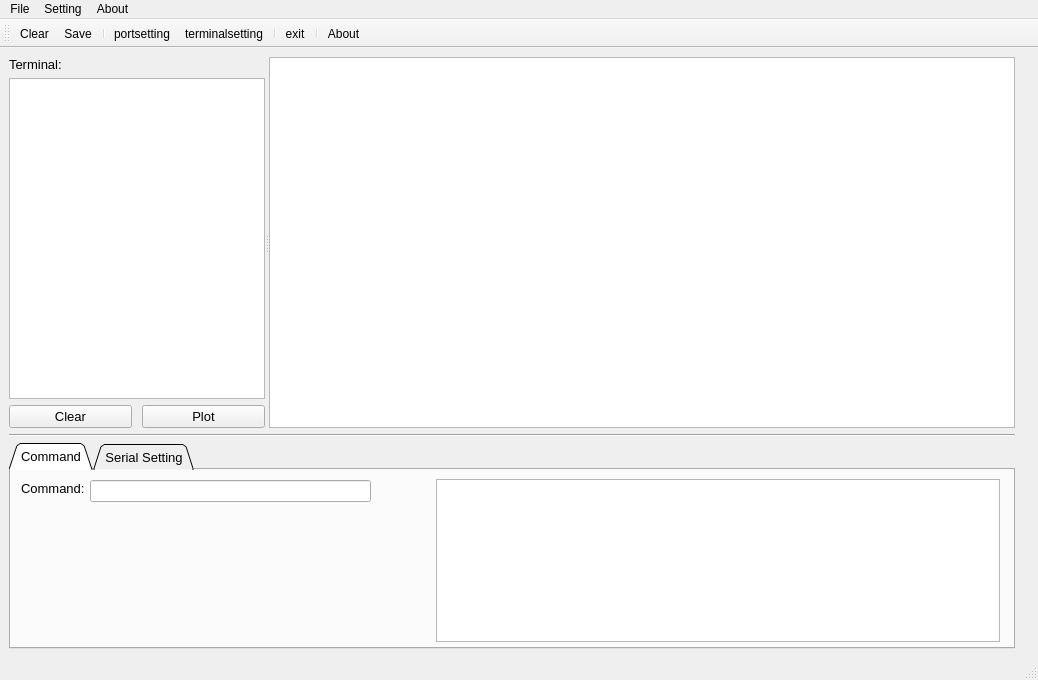
<?xml version="1.0" encoding="UTF-8"?>
<ui version="4.0">
 <class>MainWindow</class>
 <widget class="QMainWindow" name="MainWindow">
  <property name="geometry">
   <rect>
    <x>0</x>
    <y>0</y>
    <width>1038</width>
    <height>680</height>
   </rect>
  </property>
  <property name="sizePolicy">
   <sizepolicy hsizetype="Expanding" vsizetype="Expanding">
    <horstretch>0</horstretch>
    <verstretch>0</verstretch>
   </sizepolicy>
  </property>
  <property name="windowTitle">
   <string>PyDataLogger V1.0 -KKU-BIMSRL</string>
  </property>
  <widget class="QWidget" name="centralwidget">
   <property name="sizePolicy">
    <sizepolicy hsizetype="Expanding" vsizetype="Expanding">
     <horstretch>0</horstretch>
     <verstretch>0</verstretch>
    </sizepolicy>
   </property>
   <property name="minimumSize">
    <size>
     <width>0</width>
     <height>0</height>
    </size>
   </property>
   <property name="maximumSize">
    <size>
     <width>1024</width>
     <height>768</height>
    </size>
   </property>
   <layout class="QGridLayout" name="gridLayout">
    <item row="0" column="0">
     <layout class="QVBoxLayout" name="verticalLayout_2">
      <item>
       <widget class="QSplitter" name="splitter">
        <property name="minimumSize">
         <size>
          <width>1004</width>
          <height>367</height>
         </size>
        </property>
        <property name="orientation">
         <enum>Qt::Horizontal</enum>
        </property>
        <widget class="QWidget" name="layoutWidget">
         <layout class="QVBoxLayout" name="verticalLayout">
          <item>
           <widget class="QLabel" name="label">
            <property name="font">
             <font>
              <family>Tahoma</family>
              <pointsize>10</pointsize>
             </font>
            </property>
            <property name="text">
             <string>Terminal:</string>
            </property>
           </widget>
          </item>
          <item>
           <widget class="QTextEdit" name="textEditTerminal">
            <property name="enabled">
             <bool>true</bool>
            </property>
            <property name="sizePolicy">
             <sizepolicy hsizetype="Expanding" vsizetype="Expanding">
              <horstretch>1</horstretch>
              <verstretch>1</verstretch>
             </sizepolicy>
            </property>
            <property name="minimumSize">
             <size>
              <width>256</width>
              <height>315</height>
             </size>
            </property>
           </widget>
          </item>
          <item>
           <layout class="QHBoxLayout" name="horizontalLayout_2">
            <property name="spacing">
             <number>10</number>
            </property>
            <item>
             <widget class="QPushButton" name="btnClear">
              <property name="sizePolicy">
               <sizepolicy hsizetype="Minimum" vsizetype="Fixed">
                <horstretch>0</horstretch>
                <verstretch>0</verstretch>
               </sizepolicy>
              </property>
              <property name="font">
               <font>
                <family>Tahoma</family>
                <pointsize>10</pointsize>
               </font>
              </property>
              <property name="text">
               <string>Clear</string>
              </property>
             </widget>
            </item>
            <item>
             <widget class="QPushButton" name="btnPlot">
              <property name="font">
               <font>
                <family>Tahoma</family>
                <pointsize>10</pointsize>
               </font>
              </property>
              <property name="text">
               <string>Plot</string>
              </property>
             </widget>
            </item>
           </layout>
          </item>
         </layout>
        </widget>
        <widget class="PlotWidget" name="dataView">
         <property name="sizePolicy">
          <sizepolicy hsizetype="Expanding" vsizetype="Expanding">
           <horstretch>5</horstretch>
           <verstretch>5</verstretch>
          </sizepolicy>
         </property>
         <property name="minimumSize">
          <size>
           <width>741</width>
           <height>371</height>
          </size>
         </property>
         <property name="resizeAnchor">
          <enum>QGraphicsView::NoAnchor</enum>
         </property>
        </widget>
       </widget>
      </item>
      <item>
       <widget class="Line" name="line">
        <property name="orientation">
         <enum>Qt::Horizontal</enum>
        </property>
       </widget>
      </item>
      <item>
       <widget class="QTabWidget" name="tabControl">
        <property name="sizePolicy">
         <sizepolicy hsizetype="Expanding" vsizetype="Minimum">
          <horstretch>0</horstretch>
          <verstretch>0</verstretch>
         </sizepolicy>
        </property>
        <property name="minimumSize">
         <size>
          <width>1000</width>
          <height>200</height>
         </size>
        </property>
        <property name="font">
         <font>
          <family>Tahoma</family>
          <pointsize>10</pointsize>
         </font>
        </property>
        <property name="tabShape">
         <enum>QTabWidget::Triangular</enum>
        </property>
        <property name="currentIndex">
         <number>0</number>
        </property>
        <widget class="QWidget" name="tabCmd">
         <attribute name="title">
          <string>Command</string>
         </attribute>
         <widget class="QTextBrowser" name="texCMDtBrowser">
          <property name="geometry">
           <rect>
            <x>425</x>
            <y>9</y>
            <width>564</width>
            <height>163</height>
           </rect>
          </property>
          <property name="sizePolicy">
           <sizepolicy hsizetype="Preferred" vsizetype="Expanding">
            <horstretch>5</horstretch>
            <verstretch>0</verstretch>
           </sizepolicy>
          </property>
         </widget>
         <widget class="QLabel" name="label_2">
          <property name="geometry">
           <rect>
            <x>10</x>
            <y>10</y>
            <width>63</width>
            <height>16</height>
           </rect>
          </property>
          <property name="font">
           <font>
            <family>Tahoma</family>
            <pointsize>10</pointsize>
           </font>
          </property>
          <property name="text">
           <string>Command:</string>
          </property>
          <property name="textFormat">
           <enum>Qt::AutoText</enum>
          </property>
         </widget>
         <widget class="QLineEdit" name="lineEditCMD">
          <property name="geometry">
           <rect>
            <x>79</x>
            <y>10</y>
            <width>281</width>
            <height>22</height>
           </rect>
          </property>
          <property name="sizePolicy">
           <sizepolicy hsizetype="Expanding" vsizetype="Fixed">
            <horstretch>0</horstretch>
            <verstretch>0</verstretch>
           </sizepolicy>
          </property>
          <property name="font">
           <font>
            <family>Tahoma</family>
            <pointsize>10</pointsize>
           </font>
          </property>
         </widget>
        </widget>
        <widget class="QWidget" name="tabSerial">
         <attribute name="title">
          <string>Serial Setting</string>
         </attribute>
         <widget class="QLabel" name="label_6">
          <property name="geometry">
           <rect>
            <x>10</x>
            <y>150</y>
            <width>511</width>
            <height>16</height>
           </rect>
          </property>
          <property name="text">
           <string>Default Serial Port Settings [8-N-1]: (8) data bits, no (N) parity bit, and one (1) stop bit</string>
          </property>
         </widget>
         <widget class="QLabel" name="label_7">
          <property name="geometry">
           <rect>
            <x>420</x>
            <y>20</y>
            <width>561</width>
            <height>71</height>
           </rect>
          </property>
          <property name="text">
           <string>Serial Thread does not initially start. 
 First, click &quot;ReScan&quot;, then &quot;Start&quot; button would be &quot;Enabled&quot;</string>
          </property>
          <property name="textFormat">
           <enum>Qt::AutoText</enum>
          </property>
          <property name="wordWrap">
           <bool>true</bool>
          </property>
         </widget>
         <widget class="QWidget" name="layoutWidget">
          <property name="geometry">
           <rect>
            <x>10</x>
            <y>20</y>
            <width>211</width>
            <height>76</height>
           </rect>
          </property>
          <layout class="QVBoxLayout" name="verticalLayout_3">
           <item>
            <widget class="QLabel" name="label_3">
             <property name="text">
              <string>Serial Ports:</string>
             </property>
            </widget>
           </item>
           <item>
            <widget class="QComboBox" name="cbPorts">
             <property name="currentText" stdset="0">
              <string>COM1</string>
             </property>
             <property name="maxVisibleItems">
              <number>10</number>
             </property>
             <item>
              <property name="text">
               <string>COM1</string>
              </property>
             </item>
            </widget>
           </item>
           <item>
            <widget class="QPushButton" name="btnRescan">
             <property name="text">
              <string>ReScan</string>
             </property>
            </widget>
           </item>
          </layout>
         </widget>
         <widget class="QWidget" name="layoutWidget">
          <property name="geometry">
           <rect>
            <x>230</x>
            <y>20</y>
            <width>161</width>
            <height>46</height>
           </rect>
          </property>
          <layout class="QVBoxLayout" name="verticalLayout_4">
           <item>
            <widget class="QLabel" name="label_4">
             <property name="text">
              <string>Baud Rates:</string>
             </property>
            </widget>
           </item>
           <item>
            <widget class="QComboBox" name="cbBaudrate">
             <property name="currentText" stdset="0">
              <string>115200</string>
             </property>
             <property name="currentIndex">
              <number>7</number>
             </property>
             <item>
              <property name="text">
               <string>1200</string>
              </property>
             </item>
             <item>
              <property name="text">
               <string>2400</string>
              </property>
             </item>
             <item>
              <property name="text">
               <string>4800</string>
              </property>
             </item>
             <item>
              <property name="text">
               <string>9600</string>
              </property>
             </item>
             <item>
              <property name="text">
               <string>19200</string>
              </property>
             </item>
             <item>
              <property name="text">
               <string>38400</string>
              </property>
             </item>
             <item>
              <property name="text">
               <string>57600</string>
              </property>
             </item>
             <item>
              <property name="text">
               <string>115200</string>
              </property>
             </item>
             <item>
              <property name="text">
               <string>230400</string>
              </property>
             </item>
            </widget>
           </item>
          </layout>
         </widget>
         <widget class="QWidget" name="layoutWidget">
          <property name="geometry">
           <rect>
            <x>820</x>
            <y>140</y>
            <width>166</width>
            <height>26</height>
           </rect>
          </property>
          <layout class="QHBoxLayout" name="horizontalLayout_3">
           <item>
            <widget class="QLabel" name="label_5">
             <property name="text">
              <string>Serial Thread:</string>
             </property>
            </widget>
           </item>
           <item>
            <widget class="QPushButton" name="btnSerialStart">
             <property name="enabled">
              <bool>false</bool>
             </property>
             <property name="text">
              <string>Start</string>
             </property>
            </widget>
           </item>
          </layout>
         </widget>
        </widget>
       </widget>
      </item>
     </layout>
    </item>
   </layout>
  </widget>
  <widget class="QMenuBar" name="menubar">
   <property name="geometry">
    <rect>
     <x>0</x>
     <y>0</y>
     <width>1038</width>
     <height>21</height>
    </rect>
   </property>
   <widget class="QMenu" name="menuFile">
    <property name="title">
     <string>File</string>
    </property>
    <addaction name="actionClear"/>
    <addaction name="actionSave"/>
    <addaction name="separator"/>
    <addaction name="actionExit"/>
   </widget>
   <widget class="QMenu" name="menuAbout">
    <property name="title">
     <string>About</string>
    </property>
    <addaction name="actionAbout"/>
   </widget>
   <widget class="QMenu" name="menuSetting">
    <property name="title">
     <string>Setting</string>
    </property>
    <addaction name="actionPortsetting"/>
    <addaction name="actionTerminalsetting"/>
   </widget>
   <addaction name="menuFile"/>
   <addaction name="menuSetting"/>
   <addaction name="menuAbout"/>
  </widget>
  <widget class="QStatusBar" name="statusbar">
   <property name="font">
    <font>
     <family>Tahoma</family>
    </font>
   </property>
  </widget>
  <widget class="QToolBar" name="toolBar">
   <property name="sizePolicy">
    <sizepolicy hsizetype="Preferred" vsizetype="Preferred">
     <horstretch>0</horstretch>
     <verstretch>0</verstretch>
    </sizepolicy>
   </property>
   <property name="windowTitle">
    <string>toolBar</string>
   </property>
   <attribute name="toolBarArea">
    <enum>TopToolBarArea</enum>
   </attribute>
   <attribute name="toolBarBreak">
    <bool>false</bool>
   </attribute>
   <addaction name="actionClear"/>
   <addaction name="actionSave"/>
   <addaction name="separator"/>
   <addaction name="actionPortsetting"/>
   <addaction name="actionTerminalsetting"/>
   <addaction name="separator"/>
   <addaction name="actionExit"/>
   <addaction name="separator"/>
   <addaction name="actionAbout"/>
  </widget>
  <action name="actionClear">
   <property name="icon">
    <iconset resource="PySerialTerminal.qrc">
     <normaloff>:/Icons/icons/edit-clear-3.png</normaloff>:/Icons/icons/edit-clear-3.png</iconset>
   </property>
   <property name="text">
    <string>Clear</string>
   </property>
   <property name="toolTip">
    <string>Clear Terminal screen...</string>
   </property>
   <property name="shortcut">
    <string>Alt+C</string>
   </property>
  </action>
  <action name="actionSave">
   <property name="icon">
    <iconset resource="PySerialTerminal.qrc">
     <normaloff>:/Icons/icons/document-save-5.png</normaloff>:/Icons/icons/document-save-5.png</iconset>
   </property>
   <property name="text">
    <string>Save</string>
   </property>
   <property name="toolTip">
    <string>Save Terminal text as...</string>
   </property>
   <property name="shortcut">
    <string>Alt+S</string>
   </property>
  </action>
  <action name="actionPortsetting">
   <property name="icon">
    <iconset resource="PySerialTerminal.qrc">
     <normaloff>:/Icons/icons/system-run-3.png</normaloff>:/Icons/icons/system-run-3.png</iconset>
   </property>
   <property name="text">
    <string>portsetting</string>
   </property>
   <property name="toolTip">
    <string>Serial port setting...</string>
   </property>
   <property name="shortcut">
    <string>Alt+P</string>
   </property>
  </action>
  <action name="actionTerminalsetting">
   <property name="icon">
    <iconset resource="PySerialTerminal.qrc">
     <normaloff>:/Icons/icons/preferences-system-session-manager.png</normaloff>:/Icons/icons/preferences-system-session-manager.png</iconset>
   </property>
   <property name="text">
    <string>terminalsetting</string>
   </property>
   <property name="toolTip">
    <string>Terminal setting...</string>
   </property>
   <property name="shortcut">
    <string>Alt+T</string>
   </property>
  </action>
  <action name="actionExit">
   <property name="icon">
    <iconset resource="PySerialTerminal.qrc">
     <normaloff>:/Icons/icons/application-exit-2.png</normaloff>:/Icons/icons/application-exit-2.png</iconset>
   </property>
   <property name="text">
    <string>exit</string>
   </property>
   <property name="toolTip">
    <string>Exit the program...</string>
   </property>
   <property name="shortcut">
    <string>Alt+X</string>
   </property>
  </action>
  <action name="actionAbout">
   <property name="icon">
    <iconset resource="PySerialTerminal.qrc">
     <normaloff>:/Icons/icons/help-about-3.png</normaloff>:/Icons/icons/help-about-3.png</iconset>
   </property>
   <property name="text">
    <string>About</string>
   </property>
   <property name="toolTip">
    <string>About PySerialTerminal...</string>
   </property>
   <property name="shortcut">
    <string>Alt+A</string>
   </property>
  </action>
 </widget>
 <customwidgets>
  <customwidget>
   <class>PlotWidget</class>
   <extends>QGraphicsView</extends>
   <header>pyqtgraph.h</header>
  </customwidget>
 </customwidgets>
 <resources>
  <include location="PySerialTerminal.qrc"/>
 </resources>
 <connections/>
</ui>
